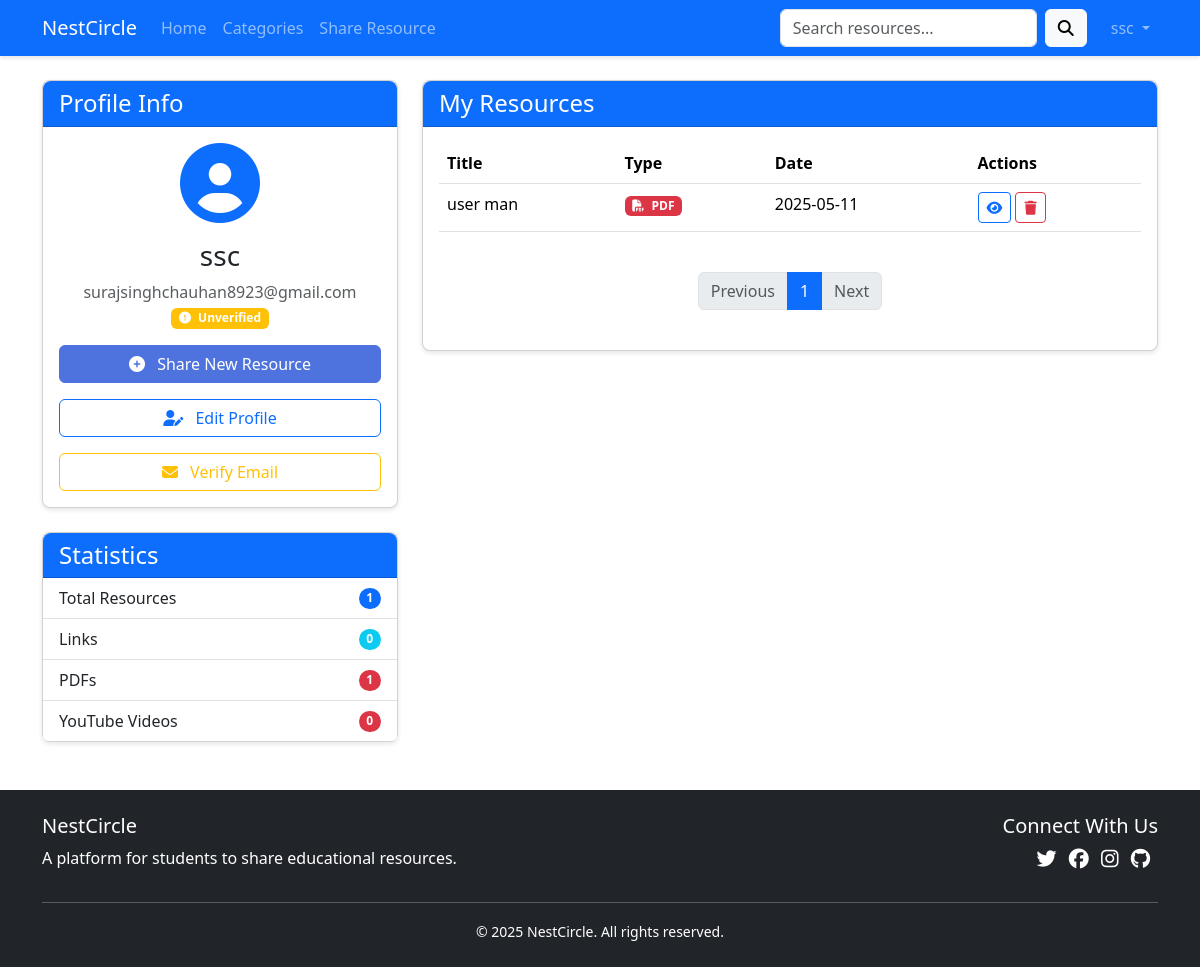
/profile (signed in), run on an earlier commit of the app's database.
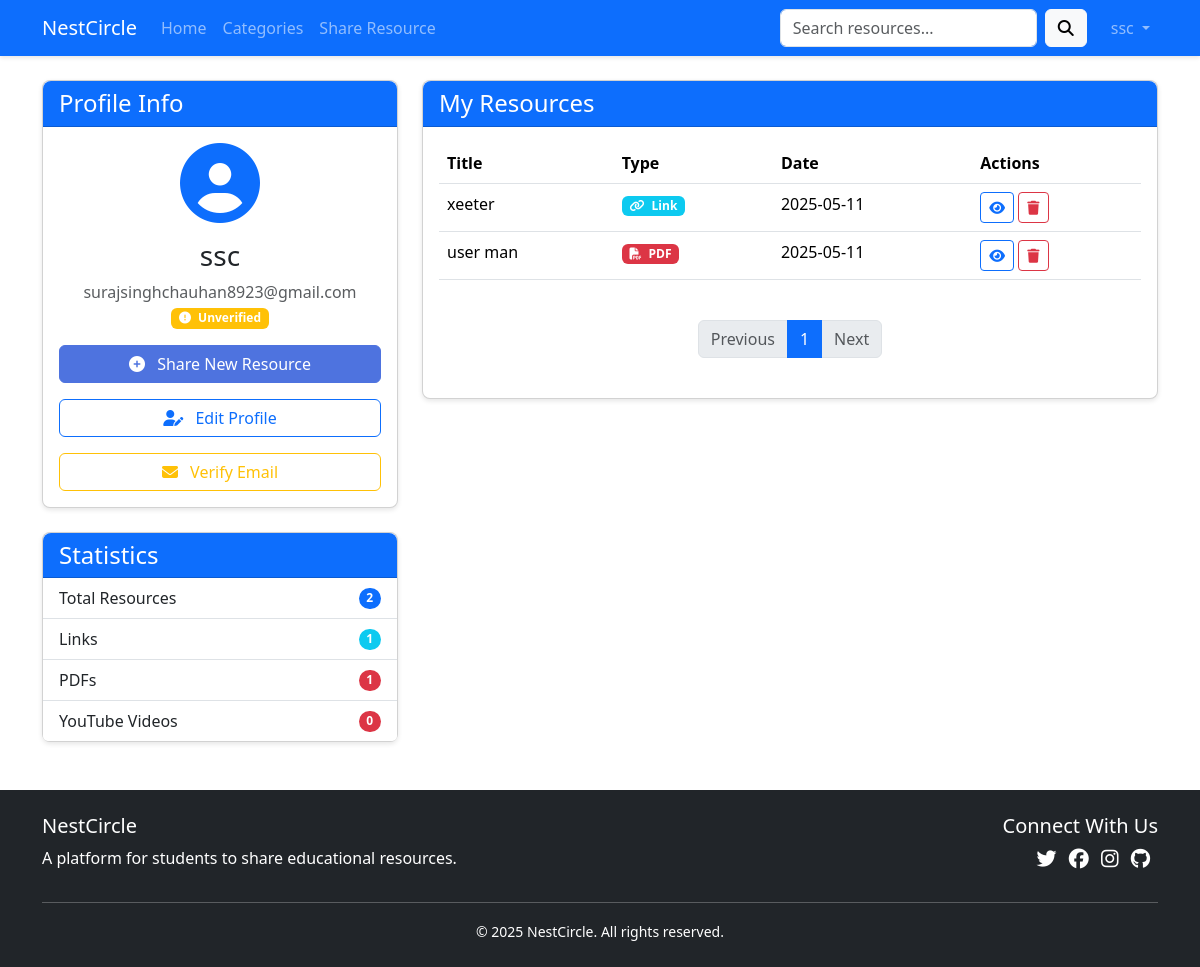
And on a later commit of the database.
### app.py (models this page shows, shortened)
class Resource(db.Model):
    id = db.Column(db.Integer, primary_key=True)
    title = db.Column(db.String(100), nullable=False)
    description = db.Column(db.Text, nullable=False)
    date_posted = db.Column(db.DateTime, nullable=False, default=datetime.utcnow)
    resource_type = db.Column(db.String(20), nullable=False)  # "link", "pdf", "youtube", etc.
    content = db.Column(db.Text, nullable=False)  # URL or file path
    user_id = db.Column(db.Integer, db.ForeignKey('user.id'), nullable=False)
    ratings = db.relationship('Rating', backref='resource', lazy=True, cascade="all, delete-orphan")
    comments = db.relationship('Comment', backref='resource', lazy=True, cascade="all, delete-orphan",
                              order_by="desc(Comment.date_posted)")
    bookmarks = db.relationship('Bookmark', backref='resource', lazy=True, cascade="all, delete-orphan")

### app.py (the view)
@app.route('/profile')
@login_required
def profile():
    page = request.args.get('page', 1, type=int)
    per_page = 6  # Number of resources per page
    resources = Resource.query.filter_by(author=current_user).order_by(
        Resource.date_posted.desc()).paginate(page=page, per_page=per_page)
    return render_template('profile.html', resources=resources)

### app.py (called while the page is built)
@login_manager.user_loader
def load_user(user_id):
    return User.query.get(int(user_id))

@app.context_processor
def inject_now():
    return {'now': datetime.utcnow()}

@app.context_processor
def inject_user_roles():
    return {'is_admin': current_user.is_authenticated and current_user.has_role('admin'),
            'is_moderator': current_user.is_authenticated and current_user.has_role('moderator')}

    def has_role(self, role):
        if role == 'user':
            return True
        elif role == 'moderator':
            return self.role in ['moderator', 'admin']
        elif role == 'admin':
            return self.role == 'admin'
        return False

### templates/profile.html (shortened to what the changed rows need)
{% extends "base.html" %}
{% block content %}
<div class="row">
    <div class="col-md-4">
        <div class="card">
            <div class="list-group list-group-flush">
                <div class="list-group-item d-flex justify-content-between align-items-center">
                    Total Resources
                    <span class="badge bg-primary rounded-pill">{{ resources.total }}</span>
                </div>
                <div class="list-group-item d-flex justify-content-between align-items-center">
                    Links
                    <span class="badge bg-info rounded-pill">{{ resources.items|selectattr('resource_type', 'equalto', 'link')|list|length }}</span>
                </div>
            </div>
        </div>
    </div>
    <div class="col-md-8">
        <div class="card">
            <div class="card-body">
                {% if resources.items %}
                    <div class="table-responsive">
                        <table class="table table-hover">
                            <thead>
                                <tr>
                                    <th>Title</th>
                                    <th>Type</th>
                                    <th>Date</th>
                                    <th>Actions</th>
                                </tr>
                            </thead>
                            <tbody>
                                {% for resource in resources.items %}
                                    <tr>
                                        <td>{{ resource.title }}</td>
                                        <td>
                                            {% if resource.resource_type == 'link' %}
                                                <span class="badge bg-info"><i class="fas fa-link me-1"></i> Link</span>
                                            {% elif resource.resource_type == 'pdf' %}
                                                <span class="badge bg-danger"><i class="fas fa-file-pdf me-1"></i> PDF</span>
                                            {% elif resource.resource_type == 'youtube' %}
                                                <span class="badge bg-danger"><i class="fab fa-youtube me-1"></i> YouTube</span>
                                            {% endif %}
                                        </td>
                                        <td>{{ resource.date_posted.strftime('%Y-%m-%d') }}</td>
                                        <td>
                                            <a href="{{ url_for('resource', resource_id=resource.id) }}" class="btn btn-sm btn-outline-primary">
                                                <i class="fas fa-eye"></i>
                                            </a>
                                            <button type="button" class="btn btn-sm btn-outline-danger" data-bs-toggle="modal" data-bs-target="#deleteModal{{ resource.id }}">
                                                <i class="fas fa-trash"></i>
                                            </button>
                                        </td>
                                    </tr>
                                {% endfor %}
                            </tbody>
                        </table>
                    </div>
                    <nav aria-label="Resource pagination" class="my-4">
                        <ul class="pagination justify-content-center">
                            {% for page_num in resources.iter_pages(left_edge=1, right_edge=1, left_current=1, right_current=2) %}
                                {% if page_num %}
                                    <li class="page-item {% if page_num == resources.page %}active{% endif %}">
                                        <a class="page-link" href="{{ url_for('profile', page=page_num) }}">
                                            {{ page_num }}
                                        </a>
                                    </li>
                                {% else %}
                                    <li class="page-item disabled">
                                        <span class="page-link">...</span>
                                    </li>
                                {% endif %}
                            {% endfor %}
                        </ul>
                    </nav>
                {% endif %}
            </div>
        </div>
    </div>
</div>
{% endblock %}

What changed in the data, as far as the page shows it:
added Resource: title "xeeter", resource_type "link" (drawn), date_posted "2025-05-11"
Also different on the page:
{{ resources.total }}: "1" → "2"
text no longer shown: "0"
text now shown: "1"
